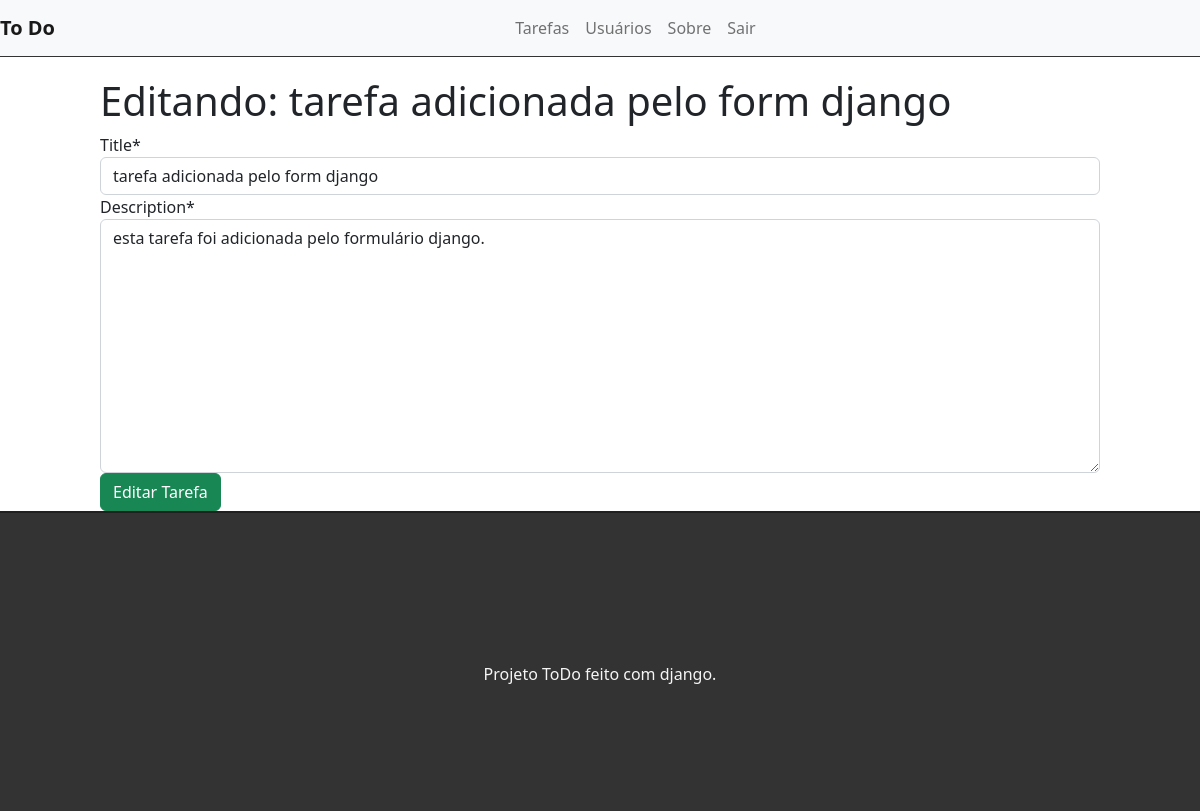
/edit/5 (signed in), run on the app's committed database.
### tasks/models.py (models this page shows, shortened)
class Task(models.Model):
    STATUS = (
        ('doing', 'Doing'),
        ('done', 'Done'),
    )
    title = models.CharField(max_length=255)
    description = models.TextField()
    done = models.CharField(
        max_length=5,
        choices=STATUS,
    )
    user = models.ForeignKey(get_user_model(), on_delete=models.CASCADE)
    created_at = models.DateTimeField(auto_now_add=True)
    update_at = models.DateTimeField(auto_now=True)

### tasks/views.py (the view)
# urls.py: path('edit/<int:id>', views.editTask, name='edit-task'),
@login_required
def editTask(request, id):
    task = get_object_or_404(Task, pk=id)
    form = TaskForm(instance=task)
    if (request.method == 'POST'):
        form = TaskForm(request.POST, instance=task)
        if (form.is_valid()):
            task.save()
            return redirect ('/')
        else:
            return render(request, 'tasks/edittask.html', {'form': form, 'task': task})
    else:
        return render(request, 'tasks/edittask.html', {'form': form, 'task': task})

### tasks/forms.py
class TaskForm(forms.ModelForm):
    class Meta:
        model = Task
        fields = ('title', 'description')

### tasks/templates/tasks/edittask.html (shortened to what this page needs)
{% extends 'base.html' %}
{% load crispy_forms_tags %}
{% block content %}
<div class="offset-1 col-10 list-div">
    <h1>Editando: {{task.title}}</h1>
    <form method="POST">
        {{ form|crispy }}
        <input type="submit" class="btn btn-success" value="Editar Tarefa">
    </form>
</div>
{% endblock %}

### tasks/static/css/styles.css (style rules this page uses)
span, a { text-decoration: none; }
.list-div { padding: 0; }

### data on the page
Task: title "tarefa adicionada pelo form django", description "esta tarefa foi adicionada pelo formulário django."
